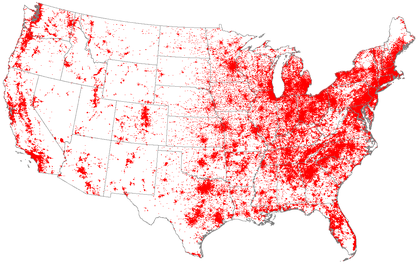
%> input picture jordan_barry/ushams.png, 420 x 269 px, shrunk from 1202 x 770 before the run
$ octave testScriptUshams.m   (GNU Octave 9; MATLAB toolbox functions it lacks are replaced by stand-ins)
%> lines starting %> are read from the running program, lines starting %| are printed output that depends on the picture
### jordan_barry/makeTargetFun.m
function [Map,Pts,ds]=makeTargetFun(file,incr)
%> called with file = 'ushams.png', incr = 14
% clear all
% close all
% %Map = imread('RabbitMap.gif');
% Map = imread('europe_blank.gif');
%
% %Map = imread('ushams.png');
% %Map = reshape(Map(:,:,2),size(Map,1),size(Map,2));%%% Necessary for png
reg='(?<=\.)[^.]*$';
fileType=regexp(file,reg,'match');
ispng=0;
Map = imread(file);
%> Map is the input picture: size 269x420x3 uint8; mean R, G, B 251.4, 219.4, 219.4
%need to reshape data for png files but not for the gif file
if strcmp('png',fileType)
    Map = reshape(Map(:,:,2),size(Map,1),size(Map,2));
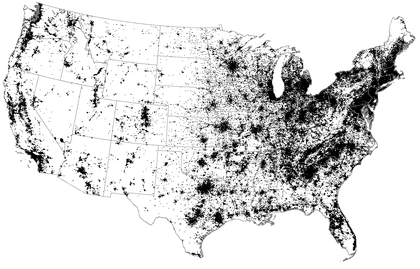
%> Map: size 269x420 uint8; min 0, max 255, mean 219.4
    ispng=1;
end


[Nx,Ny] = size(Map);
%> Nx = 269; Ny = 420
ip = 0;
Pts = zeros(2,ceil(Nx/incr)*ceil(Ny/incr));
for ii = 1:incr:Nx
    for jj = 1:incr:Ny
        if ~ispng
            if (Map(ii,jj) >30)|(Map(ii,jj)<29) %%% For europe map
                ip=ip+1;
                Pts(:,ip)=[jj ii];
            end
        else
            if Map(ii,jj) < 10 % For ushams
                ip = ip+1;
                Pts(:,ip) = [jj ii];
            end
        end
    end
end
%> after the loop, Pts = 600 columns, first 8: [393 393 295 309 337 323 365 29; 57 71 85 85 85 99 99 127]; ip = 14
Pts = Pts(:,1:ip);
%> Pts = 14 columns, first 8: [393 393 295 309 337 323 365 29; 57 71 85 85 85 99 99 127]
Pts(2,:) = max(Pts(2,:)) - Pts(2,:);
ds=1/max(max(Pts));
%> ds = 0.00254
Pts = Pts * ds;
%> Pts = 14 columns, first 8: [1 1 0.751 0.786 0.858 0.822 0.929 0.0738; 0.392 0.356 0.321 0.321 0.321 0.285 0.285 0.214]
%plot(Pts(1,1:ip),Pts(2,1:ip),'r.')

end

### jordan_barry/checkDoubleCoverage.m
function [sensor]=checkDoubleCoverage(sensor, target)
%create zero vector of length number of targets
coverageVect=zeros(1,target.number);

%get list of possible targets form target.inDiam cell array.
for i=1:size(sensor.leastLocation,2)
    if ~isnan(sensor.leastLocation(1,i));
        %pass into candidate vector and compute distance form sensor to all
        %targets.
        check=[sensor.leastLocation(1,i).*ones(1, target.number); sensor.leastLocation(2,i).*ones(1, target.number)];
        diff=target.location-check;
        %use square distance for less computation
        dist2=sum(diff.^2);
        vectInd= dist2<=sensor.squareRadius;
        %add one if the target is within the radius. this means that it is
        %covered by the sensor.
        coverageVect(vectInd)=coverageVect(vectInd)+1;
    end
end

%make a list in increasing order of which sensors have the fewest targets.
%this can be done by summing accross the coverage matrix rows, appending
%the row number to this in another matrix M=[rowNum, sum]and calling sorted=sortrows(M,2).
%Then we can strip the first column off of sorted and use this in hte loop to
%calculate the double coverage.
rowSum=sum(sensor.leastCovering, 2);
rowNum=1:size(sensor.leastCovering,1);
check=[rowNum(rowSum>0)',rowSum(rowSum>0)];
sorted=sortrows(check,2);

%use the first column. it should return the indices in sorted order.
sortRow=full(sorted(:,1));

%now go through covered vector. If all the the targets in a given sensor
%are covered by other sensors then that sensor can be eliminated. this does
%not assign the targets to a given sensor. it only eliminates extraneous
%sensors. This should be addressed at a later time if this is to be used
%for plotting locations.
for j=sortRow'
    a=logical(sensor.leastCovering(j,:));
    if all(coverageVect(a)>1)
        coverageVect(a)=coverageVect(a)-1;
        sensor.leastLocation(:,j)=NaN;
        sensor.leastNum=sensor.leastNum-1;
    end
end
end

### jordan_barry/sensorFunction.m
function [sensorNumber, t, numIt, sensor]=sensorFunction(numberOfTargets, regionSize, targetLocation, radius2)
tic;
numItBest=20;
%this program computes sensor locations for a (possibly) sub-optimal
%covering given some target locations

%target is an object of Target class with initialization handled by
%constructor method.
target=Target(numberOfTargets, radius2, targetLocation);

%sensor is an object of Sensor class with initialization handled by
%constructor method.
sensor=Sensor(target, radius2);

%set iterations to one on each run through the function.
numIt=1;

%square of samll positive number used for merging
%eps2=0.5;

%this is a dampening coefficient used in computing acceleration. should be
%a number between 0 and 1. 0.5 seems to work well enough in most cases.
k=.5;

valid=1;
%loop through iterations to compute location. In most cases 20 seems like a
%good amount of iterations.
%%%uncomment to view plots leave comment for benchmarking
%makePlot2(sensor.location, target.location,sensor.squareRadius, sensor.coveringTarget, 1)
while valid
    tmpi = max(numIt-1,1);
    sensor.explodeProb=0.07*exp(-mod(numIt,ceil(10*log10(sensor.number(tmpi))))/log10(sensor.number(tmpi)));
    % every 20 iterations we change epsilon to catch as many sensors as
    % possible. I have graphed this and it is potentially much more
    % efficient.
    if mod(numIt, 25)==0
        eps2=4*sensor.squareRadius;
    else
        eps2=0.0625*sensor.squareRadius;
    end

    %newMerge function merges sensors that can merge. Input is sensor and
    %targeg objects and squared epsilon number. Output is the new updated
    %sensor object.
    sensor=newMerge(sensor, target, eps2);

    %getSecDeriv used to compute acceleration. Input k coefficient and target
    %and sensor objects. Output is the updated sensor object.
    sensor=getSecDeriv(k,target, sensor);

    %euler2 is a simple function that uses an euler method for differential
    %equation solutions. Input sensor object and output is the updated sensor
    %object
    sensor=euler2(sensor);

    %doubleCheck is used as a way to ensure that the sensors don't move
    %away from the targets they are covering.
    sensor=doubleCheck(sensor, target);

    %checkDist recomputes the square distance between sensors.
    %sensor=checkDist(target, sensor);

    %sums up all the sensors.
    a=sum(sensor.coveringTarget,2);

         %debug
   indsCheck= sum(sensor.coveringTarget,2)==0;
   sensorsCheck=sensor.location(1,indsCheck);
   if ~all(isnan(sensorsCheck))
       keyboard()
   end

    %explode sensors with small probability
      [sensor, flag]=sensorExplode(sensor, target);
      if flag
          a=sum(sensor.coveringTarget,2);
      end
%
     %debug
   indsCheck= sum(sensor.coveringTarget,2)==0;
   sensorsCheck=sensor.location(1,indsCheck);
   if ~all(isnan(sensorsCheck))
       keyboard()
   end

    sensor.number(numIt)=length(find(full(a)>0));

    if sensor.number(numIt)<sensor.leastNum
        sensor.leastNum=sensor.number(numIt);
        numItBest=numIt;
        sensor.leastLocation=sensor.location;
        sensor.leastCovering=sensor.coveringTarget;
    end

    if numIt-numItBest>100
       break
    end


%%%comment out for benchmarking
%makePlot2(sensor.location, target.location, sensor.squareRadius, sensor.coveringTarget, 1)
%pause(0.25)
    numIt=numIt+1;
end
%vectorized and sorted low to high
sensor=checkDoubleCoverage(sensor, target);
%now we should recheck the numbers and positions
if sensor.number(numIt)<sensor.leastNum
    sensor.leastNum=sensor.number(numIt);
    sensor.leastLocation=sensor.location;
    sensor.leastCovering=sensor.coveringTarget;
end
%for loops additive
%sensor=checkDoubleCoverage2(sensor, target);
%makePlot2 is a plot function for visualization. Comment this out when
%running performance tests or uncomment when you need to visualize the
%solutions.
%makePlot2(sensor.location, target.location, sensor.squareRadius, sensor.coveringTarget)

sensorNumber=sensor.leastNum; %sensor.number(numIt);
t=toc;
end

### jordan_barry/makePlot2.m
function makePlot2(sensor, target, radius2,isCovered, index)
  radius=sqrt(radius2);
  check=any(~isnan(sensor));
  indeces=find(check==1);
  theta=0:pi/200:2*pi;
  x=radius*cos(theta);
  y=radius*sin(theta);
% [8 lines of commented-out code are left out]
  hold off
  plot(target(1,:),target(2,:),'r.')
  axis square
  hold on
  sensorx=sensor(1,:);
  sensory=sensor(2,:);
  for i=indeces
    plot(x+sensorx(i),y+sensory(i))
  end

 end

### jordan_barry/testScriptUshams.m
%This script is used to compute coverage ofa a regularly spaced group of
%points. Here we convert a map of Europe and UShams to points at regularly spaced
%intervals.

%initialize some paramaters
%radiusMult is a multiplier for the normalizing factor in the map function.
radiusMult=[1, 2, 4, 8]*1.000001;%small factor to make the radius slightly larger
%skip will add space between dots to make the region more sparse. lower
%numbers will make the map dense, higher numbers for a sparse region. Start
%with a multiple of 2 then multiply by 1.5 to get successive constants.
%start with 8 for europe, 4 for usham round up to 14.
skip=[14 9 6 4];
inFile='ushams.png';
rows=length(skip)*length(radiusMult);
cols=6;
%store data in here and then put in csv file
dataMatrix=zeros(rows,cols);
ind=1;
for i=skip
    [~,location,ds]=makeTargetFun(inFile, i);
%> location has the same summary as Pts in makeTargetFun; ds = 0.00254
    numTarget=size(location,2);
%> numTarget = 14
    for j=radiusMult
        %display ind so you can see progress.
        disp(ind)
        r2=(j*i*ds)^2;
        [sensorNumber, t, numIt, sensor]=sensorFunction(numTarget,1,location,r2);
        makePlot2(sensor.location, location, r2,sensor.coveringTarget, ind)
        dataMatrix(ind,:)=[numTarget,sensorNumber,r2,i,t,numIt];
        ind=ind+1;
    end
%> this loop made 4 passes
%> (r2, sensorNumber, t, numIt) on passes 2 to 3: (0.00508, 6, 0.903, 126), (0.0203, 4, 1.08, 126)
%> (r2, sensorNumber, t, numIt, radius in makePlot2, indeces in makePlot2) on pass 1: (0.00127, 9, 0.887, 126, 0.0356, [1 3 5 7 8 9 10 13 14])
%> pass 1, `makePlot2(sensor.location, location, r2,sensor.coveringTarget, ind)`:
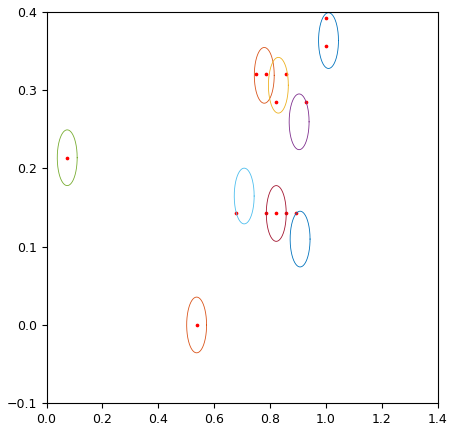
%> figure redrawn from the program's plot data
%> after the loop, dataMatrix = 16 rows, first 8: [14 9 0.00127 14 0.887 126; 14 6 0.00508 14 0.903 126; 14 4 0.0203 14 1.08 126; 14 2 0.0812 14 2.02 201; 0 0 0 0 0 0; 0 0 0 0 0 0; 0 0 0 0 0 0; 0 0 0 0 0 0]; ind = 5
%> after the loop:
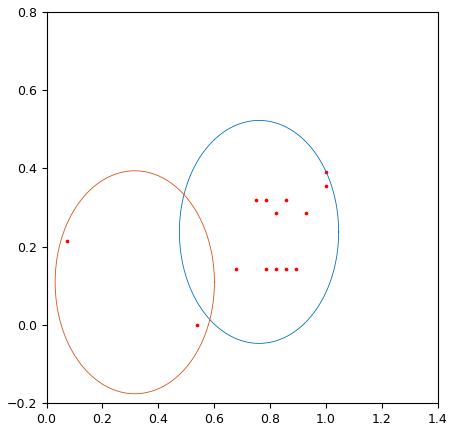
%> figure redrawn from the program's plot data
%> (the run ends here)
